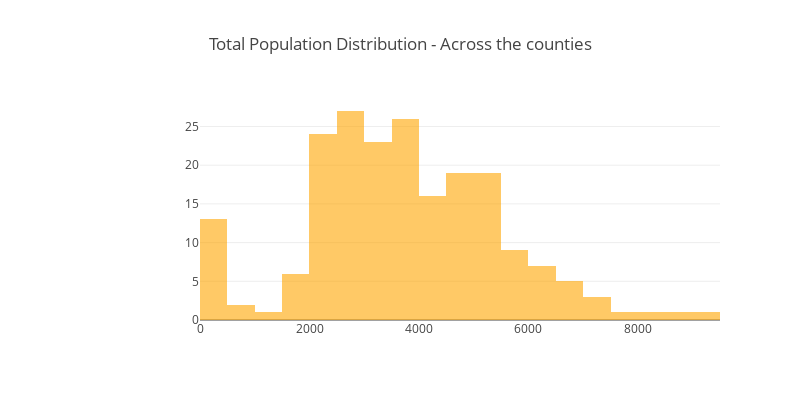

The notebook cell saved with this chart:
### Code cell
total_population = rca_df["HC01_VC03"][1:]

trace = go.Histogram(x=total_population, marker=dict(color='orange', opacity=0.6))
layout = dict(title="Total Population Distribution - Across the counties", margin=dict(l=200), width=800, height=400)
data = [trace]
fig = go.Figure(data=data, layout=layout)
iplot(fig)

male_pop = rca_df["HC01_VC04"][1:]
female_pop = rca_df["HC01_VC05"][1:]

trace1 = go.Histogram(x=male_pop, name="male population", marker=dict(color='blue', opacity=0.6))
trace2 = go.Histogram(x=female_pop, name="female population", marker=dict(color='pink', opacity=0.6))
layout = dict(title="Population Distribution Breakdown - Across the Census Tracts", margin=dict(l=200), width=800, height=400)
data = [trace1, trace2]
fig = go.Figure(data=data, layout=layout)
py.iplot(fig)

### Figure 1 — Plotly figure (JSON) as saved in the notebook; plotly's stock layout.template omitted (floating-point values rounded to 4 significant figures; data arrays with more than 128 entries replaced by an {"elided": "..."} marker saying what was removed)
{"data": [{"marker": {"color": "orange", "opacity": 0.6}, "type": "histogram", "uid": "a4265358-d76a-11e8-9523-5cf938ac2f7a", "x": {"elided": "204 str values"}}], "layout": {"height": 400, "margin": {"l": 200}, "title": "Total Population Distribution - Across the counties", "width": 800}}
